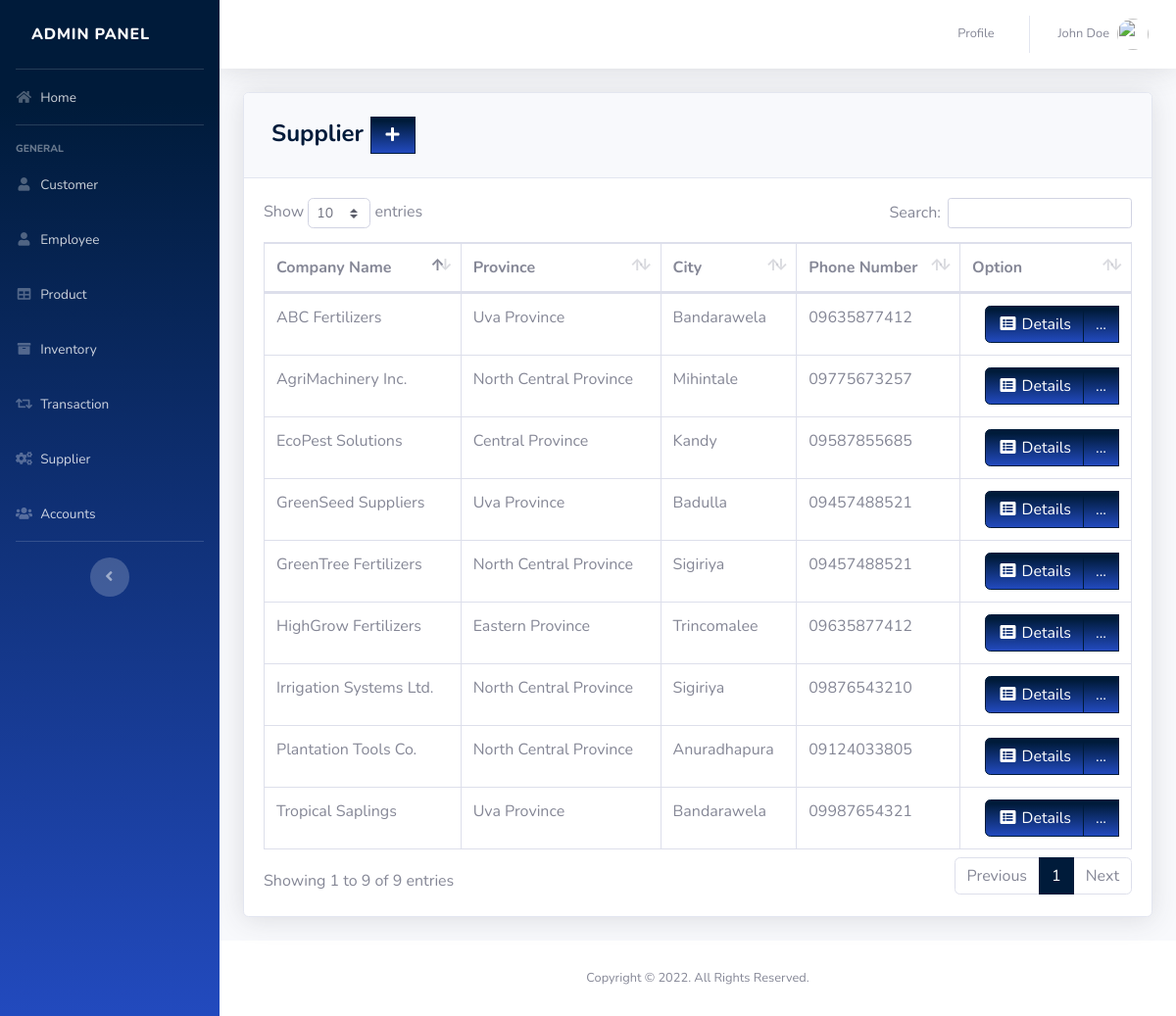
/pages/supplier.php (signed in), run on the app's committed database.
### tables this page shows
CREATE TABLE `supplier` (
  `SUPPLIER_ID` int(11) NOT NULL,
  `COMPANY_NAME` varchar(50) DEFAULT NULL,
  `LOCATION_ID` int(11) NOT NULL,
  `PHONE_NUMBER` varchar(11) DEFAULT NULL
);

CREATE TABLE `location` (
  `LOCATION_ID` int(11) NOT NULL,
  `PROVINCE` varchar(100) DEFAULT NULL,
  `CITY` varchar(100) DEFAULT NULL
);

### pages/supplier.php (the view, shortened to what this page needs)
<?php
include'../includes/connection.php';
include'../includes/sidebar.php';
?>
            <div class="card shadow mb-4">
            <div class="card-header py-3">
              <h4 class="m-2 font-weight-bold text-primary">Supplier&nbsp;<a  href="#" data-toggle="modal" data-target="#supplierModal" type="button" class="btn btn-primary bg-gradient-primary" style="border-radius: 0px;"><i class="fas fa-fw fa-plus"></i></a></h4>
            </div>
            <div class="card-body">
              <div class="table-responsive">
                <table class="table table-bordered" id="dataTable" width="100%" cellspacing="0">
               <thead>
                   <tr>
                       <th>Company Name</th>
                       <th>Province</th>
                       <th>City</th>
                       <th>Phone Number</th>
                       <th>Option</th>
                   </tr>
               </thead>
          <tbody>
<?php
    $query = 'SELECT SUPPLIER_ID, COMPANY_NAME, l.PROVINCE, l.CITY, PHONE_NUMBER FROM supplier s join location l on s.LOCATION_ID=l.LOCATION_ID';
        $result = mysqli_query($db, $query) or die (mysqli_error($db));
            while ($row = mysqli_fetch_assoc($result)) {
                echo '<tr>';
                echo '<td>'. $row['COMPANY_NAME'].'</td>';
                echo '<td>'. $row['PROVINCE'].'</td>';
                echo '<td>'. $row['CITY'].'</td>';
                echo '<td>'. $row['PHONE_NUMBER'].'</td>';
                      echo '<td align="right"> <div class="btn-group">
                              <a type="button" class="btn btn-primary bg-gradient-primary" href="sup_searchfrm.php?action=edit & id='.$row['SUPPLIER_ID'] . '"><i class="fas fa-fw fa-list-alt"></i> Details</a>
                            <div class="btn-group">
                              <a type="button" class="btn btn-primary bg-gradient-primary dropdown no-arrow" data-toggle="dropdown" style="color:white;">
                              ... <span class="caret"></span></a>
                            <ul class="dropdown-menu text-center" role="menu">
                                <li>
                                  <a type="button" class="btn btn-warning bg-gradient-warning btn-block" style="border-radius: 0px;" href="sup_edit.php?action=edit & id='.$row['SUPPLIER_ID']. '">
                                    <i class="fas fa-fw fa-edit"></i> Edit
                                  </a>
                                </li>
                            </ul>
                            </div>
                          </div> </td>';
                      echo '</tr> ';
                        }
?>
                                </tbody>
                            </table>
                        </div>
                    </div>
                  </div>
<?php
include'../includes/footer.php';
?>

### data on the page
supplier: COMPANY_NAME "GreenSeed Suppliers", LOCATION_ID.PROVINCE "Uva Province", LOCATION_ID.CITY "Badulla", PHONE_NUMBER "09457488521"
supplier: COMPANY_NAME "HighGrow Fertilizers", LOCATION_ID.PROVINCE "Eastern Province", LOCATION_ID.CITY "Trincomalee", PHONE_NUMBER "09635877412"
supplier: COMPANY_NAME "EcoPest Solutions", LOCATION_ID.PROVINCE "Central Province", LOCATION_ID.CITY "Kandy", PHONE_NUMBER "09587855685"
supplier: COMPANY_NAME "Plantation Tools Co.", LOCATION_ID.PROVINCE "North Central Province", LOCATION_ID.CITY "Anuradhapura", PHONE_NUMBER "09124033805"
supplier: COMPANY_NAME "AgriMachinery Inc.", LOCATION_ID.PROVINCE "North Central Province", LOCATION_ID.CITY "Mihintale", PHONE_NUMBER "09775673257"
supplier: COMPANY_NAME "Irrigation Systems Ltd.", LOCATION_ID.PROVINCE "North Central Province", LOCATION_ID.CITY "Sigiriya", PHONE_NUMBER "09876543210"
supplier: COMPANY_NAME "Tropical Saplings", LOCATION_ID.PROVINCE "Uva Province", LOCATION_ID.CITY "Bandarawela", PHONE_NUMBER "09987654321"
supplier: COMPANY_NAME "GreenTree Fertilizers", LOCATION_ID.PROVINCE "North Central Province", LOCATION_ID.CITY "Sigiriya", PHONE_NUMBER "09457488521"
supplier: COMPANY_NAME "ABC Fertilizers", LOCATION_ID.PROVINCE "Uva Province", LOCATION_ID.CITY "Bandarawela", PHONE_NUMBER "09635877412"

### other printed values
$_SESSION['FIRST_NAME'] "John"
$_SESSION['LAST_NAME'] "Doe"
